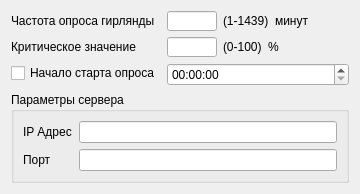
             <widget class="QWidget" name="page_ConfigGeneral">
              <layout class="QFormLayout" name="formLayout_4">
               <item row="0" column="0">
                <widget class="QLabel" name="label_15">
                 <property name="text">
                  <string>Частота опроса гирлянды</string>
                 </property>
                </widget>
               </item>
               <item row="0" column="1">
                <layout class="QHBoxLayout" name="horizontalLayout_8">
                 <item>
                  <widget class="QLineEdit" name="lineEdit_Config_FreqReqBraid">
                   <property name="sizePolicy">
                    <sizepolicy hsizetype="Expanding" vsizetype="Fixed">
                     <horstretch>0</horstretch>
                     <verstretch>0</verstretch>
                    </sizepolicy>
                   </property>
                   <property name="minimumSize">
                    <size>
                     <width>50</width>
                     <height>20</height>
                    </size>
                   </property>
                   <property name="maximumSize">
                    <size>
                     <width>50</width>
                     <height>20</height>
                    </size>
                   </property>
                   <property name="text">
                    <string/>
                   </property>
                   <property name="readOnly">
                    <bool>false</bool>
                   </property>
                   <property name="placeholderText">
                    <string/>
                   </property>
                  </widget>
                 </item>
                 <item>
                  <widget class="QLabel" name="label_100">
                   <property name="text">
                    <string>(1-1439)</string>
                   </property>
                  </widget>
                 </item>
                 <item>
                  <widget class="QLabel" name="label_28">
                   <property name="text">
                    <string>минут</string>
                   </property>
                  </widget>
                 </item>
                 <item>
                  <spacer name="horizontalSpacer_6">
                   <property name="orientation">
                    <enum>Qt::Horizontal</enum>
                   </property>
                   <property name="sizeHint" stdset="0">
                    <size>
                     <width>40</width>
                     <height>20</height>
                    </size>
                   </property>
                  </spacer>
                 </item>
                </layout>
               </item>
               <item row="1" column="0">
                <widget class="QLabel" name="label_29">
                 <property name="text">
                  <string>Критическое значение</string>
                 </property>
                </widget>
               </item>
               <item row="1" column="1">
                <layout class="QHBoxLayout" name="horizontalLayout_10">
                 <item>
                  <widget class="QLineEdit" name="lineEdit_Config_CriticalValue">
                   <property name="sizePolicy">
                    <sizepolicy hsizetype="Expanding" vsizetype="Fixed">
                     <horstretch>0</horstretch>
                     <verstretch>0</verstretch>
                    </sizepolicy>
                   </property>
                   <property name="minimumSize">
                    <size>
                     <width>50</width>
                     <height>20</height>
                    </size>
                   </property>
                   <property name="maximumSize">
                    <size>
                     <width>50</width>
                     <height>20</height>
                    </size>
                   </property>
                   <property name="text">
                    <string/>
                   </property>
                   <property name="readOnly">
                    <bool>false</bool>
                   </property>
                   <property name="placeholderText">
                    <string/>
                   </property>
                  </widget>
                 </item>
                 <item>
                  <widget class="QLabel" name="label_101">
                   <property name="text">
                    <string>(0-100)</string>
                   </property>
                  </widget>
                 </item>
                 <item>
                  <widget class="QLabel" name="label_30">
                   <property name="text">
                    <string>%</string>
                   </property>
                  </widget>
                 </item>
                 <item>
                  <spacer name="horizontalSpacer_7">
                   <property name="orientation">
                    <enum>Qt::Horizontal</enum>
                   </property>
                   <property name="sizeHint" stdset="0">
                    <size>
                     <width>40</width>
                     <height>20</height>
                    </size>
                   </property>
                  </spacer>
                 </item>
                </layout>
               </item>
               <item row="3" column="0" colspan="2">
                <widget class="QGroupBox" name="groupBox_10">
                 <property name="title">
                  <string>Параметры сервера</string>
                 </property>
                 <layout class="QVBoxLayout" name="verticalLayout_10">
                  <item>
                   <layout class="QHBoxLayout" name="horizontalLayout_19">
                    <item>
                     <widget class="QLabel" name="label_40">
                      <property name="minimumSize">
                       <size>
                        <width>50</width>
                        <height>0</height>
                       </size>
                      </property>
                      <property name="maximumSize">
                       <size>
                        <width>50</width>
                        <height>16777215</height>
                       </size>
                      </property>
                      <property name="text">
                       <string>IP Адрес</string>
                      </property>
                     </widget>
                    </item>
                    <item>
                     <widget class="QLineEdit" name="lineEdit_c2s_ipaddr">
                      <property name="text">
                       <string/>
                      </property>
                      <property name="frame">
                       <bool>true</bool>
                      </property>
                      <property name="readOnly">
                       <bool>false</bool>
                      </property>
                     </widget>
                    </item>
                   </layout>
                  </item>
                  <item>
                   <layout class="QHBoxLayout" name="horizontalLayout_20">
                    <item>
                     <widget class="QLabel" name="label_41">
                      <property name="minimumSize">
                       <size>
                        <width>50</width>
                        <height>0</height>
                       </size>
                      </property>
                      <property name="maximumSize">
                       <size>
                        <width>50</width>
                        <height>16777215</height>
                       </size>
                      </property>
                      <property name="text">
                       <string>Порт</string>
                      </property>
                     </widget>
                    </item>
                    <item>
                     <widget class="QLineEdit" name="lineEdit_c2s_ipport">
                      <property name="frame">
                       <bool>true</bool>
                      </property>
                      <property name="readOnly">
                       <bool>false</bool>
                      </property>
                     </widget>
                    </item>
                   </layout>
                  </item>
                 </layout>
                </widget>
               </item>
               <item row="2" column="0">
                <widget class="QCheckBox" name="checkBox_StartRequestSensors">
                 <property name="text">
                  <string>Начало старта опроса</string>
                 </property>
                </widget>
               </item>
               <item row="2" column="1">
                <widget class="QTimeEdit" name="timeEdit_StartRequestSensors"/>
               </item>
              </layout>
             </widget>
